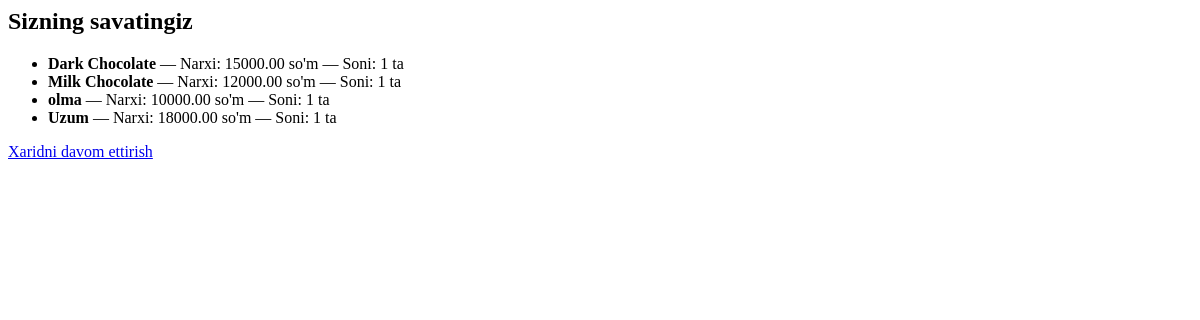
The app's page /cart/ (signed in), older data.
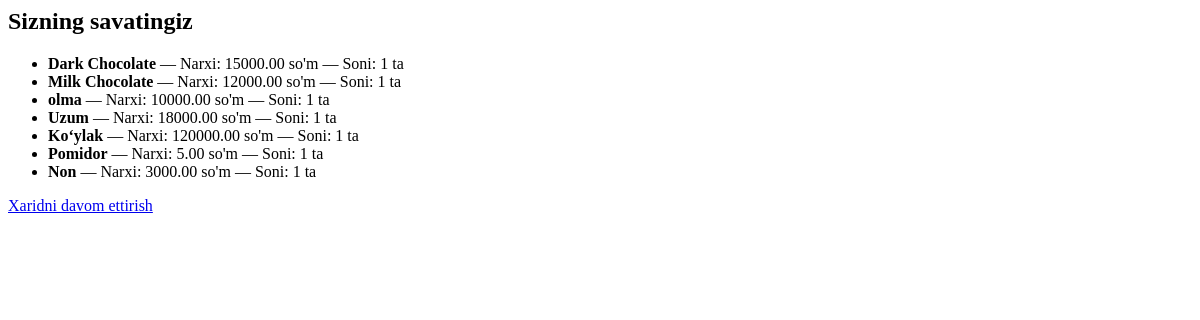
The same page, newer data.
### main/models.py (models this page shows, shortened)
class Cart(models.Model):
    user = models.ForeignKey('auth.User', on_delete=models.CASCADE)
    product = models.ForeignKey(Product, on_delete=models.CASCADE)
    quantity = models.PositiveIntegerField(default=1)

class Product(models.Model):
    name = models.CharField(max_length=200)
    price = models.DecimalField(max_digits=10, decimal_places=2)
    description = models.TextField(blank=True, null=True)
    category = models.ForeignKey(Category, on_delete=models.CASCADE, related_name="products")
    is_trending = models.BooleanField(default=False)
    is_popular = models.BooleanField(default=False)
    is_discounted = models.BooleanField(default=False)
    created_at = models.DateTimeField(auto_now_add=True)

### main/views.py (the view)
# urls.py: path("cart/", views.cart_detail, name="cart_detail"),
def cart_detail(request):
    if not request.user.is_authenticated:
        login_url = reverse('login')
        return redirect(f"{login_url}?next={request.path}")
    cart_items = Cart.objects.filter(user=request.user)
    return render(request, "main/cart_detail.html", {"cart_items": cart_items})

### main/templates/main/cart_detail.html
<h2>Sizning savatingiz</h2>
<ul>
    {% for item in cart_items %}
        <li>
            <strong>{{ item.product.name }}</strong> —
            Narxi: {{ item.product.price }} so'm —
            Soni: {{ item.quantity }} ta
        </li>
    {% empty %}
        <li>Savatingiz hozircha bo‘sh.</li>
    {% endfor %}
</ul>
<a href="{% url 'home' %}">Xaridni davom ettirish</a>

Row changes from the older to the newer data that the page shows:
added Cart: product.name "Ko‘ylak", product.price "120000.00", quantity "1"
added Cart: product.name "Pomidor", product.price "5.00", quantity "1"
added Cart: product.name "Non", product.price "3000.00", quantity "1"
